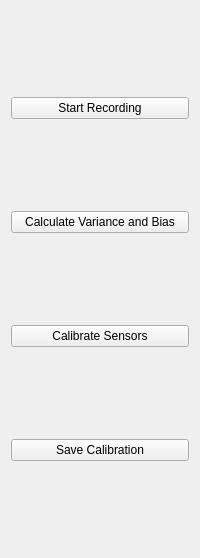
<?xml version="1.0" encoding="UTF-8"?>
<ui version="4.0">
 <class>Calibration</class>
 <widget class="QWidget" name="Calibration">
  <property name="geometry">
   <rect>
    <x>0</x>
    <y>0</y>
    <width>200</width>
    <height>558</height>
   </rect>
  </property>
  <property name="windowTitle">
   <string>Calibration</string>
  </property>
   <layout class="QVBoxLayout" name="verticalLayout">
    <item>
     <widget class="QPushButton" name="start_recording_but">
      <property name="text">
       <string>Start Recording</string>
      </property>
     </widget>
    </item>
    <item>
     <widget class="QPushButton" name="get_variance_but">
      <property name="text">
       <string>Calculate Variance and Bias</string>
      </property>
     </widget>
    </item>
    <item>
     <widget class="QPushButton" name="calibrate_but">
      <property name="text">
       <string>Calibrate Sensors</string>
      </property>
     </widget>
    </item>
    <item>
     <widget class="QPushButton" name="save_calibration_but">
      <property name="text">
       <string>Save Calibration</string>
      </property>
     </widget>
    </item>
   </layout>
  </widget>
 <resources/>
 <connections/>
</ui>
